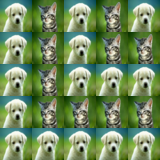

This game map was drawn from its Tiled (.tmx) file and the tilesets committed beside it. A one-line description and the trimmed map source follow:
An orthogonal 5x5 tile map with 32x32 px tiles, 1 tile layer (Tile Layer 1).

<map version="1.0" orientation="orthogonal" renderorder="right-down" width="5" height="5" tilewidth="32" tileheight="32" nextobjectid="1">
 <tileset firstgid="1" name="hlavni" tilewidth="32" tileheight="32" tilecount="2">
  <tile id="0">
   <image width="32" height="32" source="haf32.png" />
  </tile>
  <tile id="1">
   <image width="32" height="32" source="mnau32.png" />
  </tile>
 </tileset>
 <layer name="Tile Layer 1" width="5" height="5">
  <data>[25 cells, 25 non-empty, 2 distinct tile ids]</data>
 </layer>
</map>